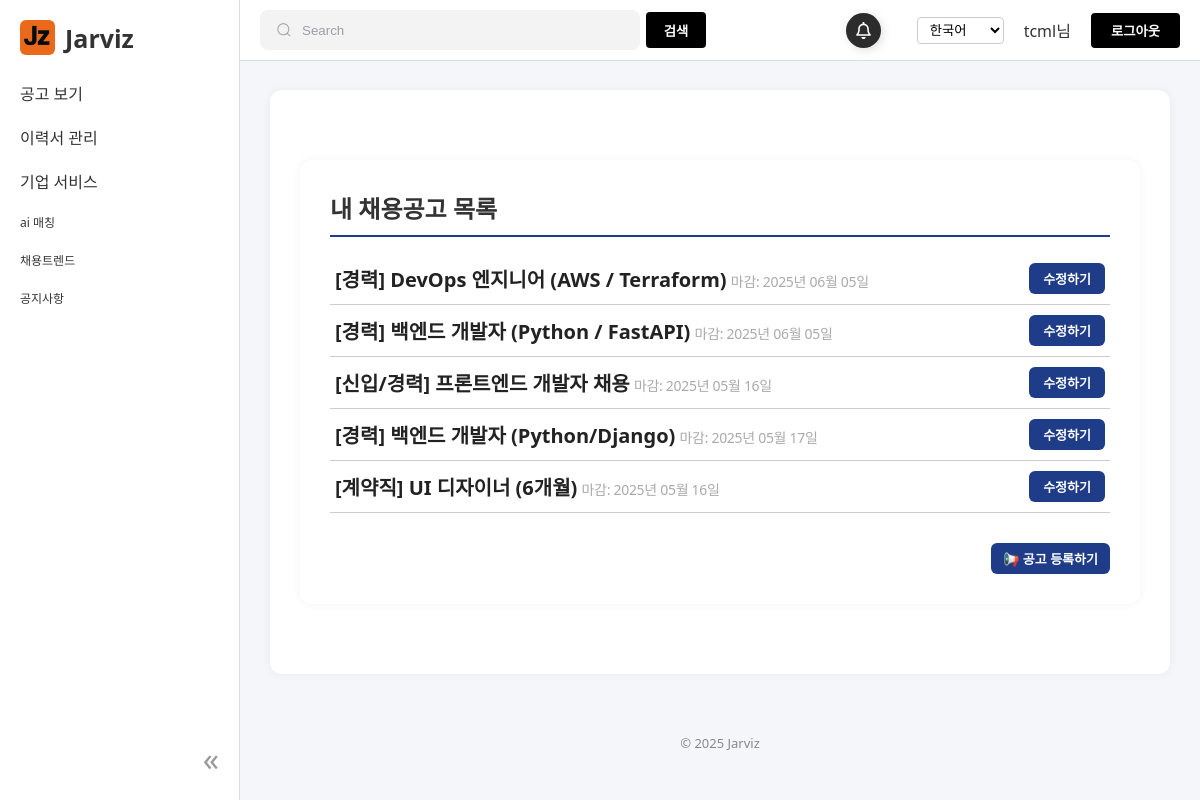
Screenshot of /jobs/list/ (signed in) with the database file from the repository.
### accounts/models.py (models this page shows, shortened)
class UserAccount(AbstractBaseUser, PermissionsMixin):
    username = models.CharField(max_length=30, unique=True)
    email = models.EmailField()
    full_name = models.CharField(max_length=100, blank=True, null=True)
    is_company = models.BooleanField(default=False)
    company_name = models.CharField(max_length=100, blank=True, null=True)
    contact_person = models.CharField(max_length=50, blank=True, null=True)
    phone_number = models.CharField(max_length=20, blank=True, null=True)
    company_website = models.URLField(blank=True, null=True)
    is_active = models.BooleanField(default=True)
    is_staff = models.BooleanField(default=False)
    groups = models.ManyToManyField(
        Group,
        related_name='useraccount_groups',
        blank=True
    )
    user_permissions = models.ManyToManyField(
        Permission,
        related_name='useraccount_permissions',
        blank=True
    )
    objects = UserAccountManager()
    USERNAME_FIELD = 'username'
    REQUIRED_FIELDS = ['email']

### workhub/models.py (models this page shows, shortened)
class JobPost(models.Model):
    employer = models.ForeignKey(
        User,
        on_delete=models.CASCADE,
        limit_choices_to={'is_company': True},
        related_name='workhub_jobposts'
    )
    title = models.CharField(max_length=200)
    description = models.TextField()
    category = models.CharField(max_length=20, choices=CATEGORY_CHOICES)
    salary = models.CharField(max_length=100)
    deadline = models.DateField()
    created_at = models.DateTimeField(auto_now_add=True)
    location = models.CharField(max_length=100, choices=LOCATION_CHOICES, default='seoul')
    experience = models.CharField(max_length=20, choices=EXPERIENCE_CHOICES, default='entry')
    education = models.CharField(max_length=20, choices=EDUCATION_CHOICES, default='bachelor')
    tech_stack = models.ManyToManyField(TechStack, blank=True)
    views = models.PositiveIntegerField(default=0)  # 조회수
    applicants = models.PositiveIntegerField(default=0)  # 지원자 수
    class Meta:
        ordering = ['-created_at']

### workhub/views.py (the view)
# urls.py: path('jobs/list/', JobPostListView.as_view(), name='job_list'),
class JobPostListView(LoginRequiredMixin, UserPassesTestMixin, ListView):
    model = JobPost
    template_name = 'company/job_list.html'
    context_object_name = 'job_posts'
    def get_queryset(self):
        return JobPost.objects.filter(employer=self.request.user).order_by('-created_at')
    def test_func(self):
        return self.request.user.is_authenticated and self.request.user.is_company

### workhub/context_processors.py (called while the page is built)
def latest_job_post(request):
    if request.user.is_authenticated and request.user.is_company:
        latest_job = JobPost.objects.filter(employer=request.user).order_by('-created_at').first()
        return {'latest_job': latest_job}
    return {}

### templates/company/job_list.html (shortened to what this page needs)
{% extends "base.html" %}
{% load static %}
{% block content %}
<link rel="stylesheet" href="{% static 'css/job.css' %}">
<div class="job-container">
  <h2 class="job-title">내 채용공고 목록</h2>
  {% if job_posts %}
    <ul class="job-list">
      {% for job in job_posts %}
        <li class="job-list-item-line">
          <div class="job-list-left">
            <a href="{% url 'workhub:job_detail' job.pk %}" class="job-title-link">{{ job.title }}</a>
            <span class="job-date">마감: {{ job.deadline|date:"Y년 m월 d일" }}</span>
          </div>
          <button class="job-edit-btn" onclick="window.location.href='{% url 'workhub:job_edit' job.pk %}'">수정하기</button>
        </li>
      {% endfor %}
    </ul>
  {% else %}
    <p>등록한 채용공고가 없습니다.</p>
  {% endif %}
  <div class="job-actions" style="margin-top: 30px; text-align: right;">
    <a href="{% url 'workhub:job_create' %}" class="job-detail-btn">📢 공고 등록하기</a>
  </div>
</div>
{% endblock %}

### templates/base.html (shortened to what this page needs)
{% load static %}
<!DOCTYPE html>
<html lang="ko">
<head>
  <link rel="stylesheet" href="{% static 'css/base.css' %}">
</head>
<body class="{% if user.is_authenticated and user.is_staff %}is-employer{% endif %}">
  <div class="sidebar">
    <div class="sidebar-header">
      <div class="sidebar-logo-container">
        <a href="/" class="sidebar-logo">
          <img src="{% static 'images/JZ.png' %}" alt="홈">
          <h2>Jarviz</h2>
        </a>
      </div>
    </div>
    <nav>
      <ul>
        <li class="dropdown">
          <div class="dropdown-toggle">공고 보기</div>
        </li>
        <li class="dropdown">
          <div class="dropdown-toggle">이력서 관리</div>
        </li>
        <li class="dropdown">
          <div class="dropdown-toggle">기업 서비스</div>
        </li>
        <li class="single-item">ai 매칭</li>
        <li class="single-item">채용트렌드</li>
        <li class="single-item">공지사항</li>
      </ul>
    </nav>
    <div class="sidebar-footer">
      <span class="sidebar-toggle" id="sidebarToggle">«</span>
    </div>
  </div>
  <div class="gnb">
    <div class="search-group">
      <input class="input" type="search" placeholder="Search" />
      <button type="submit" class="search-btn">검색</button>
    </div>
    <div class="user-menu">
      <button class="bell-button">
      </button>
      <form id="language-form" action="{% url 'set_language' %}" method="post" style="margin-left: 1rem;">
        <select name="language" onchange="document.getElementById('language-form').submit();" style="padding: 4px 8px; border: 1px solid #ccc; border-radius: 4px; background-color: #fff; color: #000;">
          <option value="ko" {% if LANGUAGE_CODE == 'ko' %}selected{% endif %}>한국어</option>
        </select>
      </form>
      {% if user.is_authenticated %}
        <span>{{ user.username }}님</span>
        <form method="post" action="{% url 'accounts:logout' %}" style="display:inline;">
          <button class="gnb-login-btn" onclick="location.href='{% url 'accounts:logout' %}'">로그아웃</button>
        </form>
      {% else %}
        <button type="button" class="gnb-login-btn" onclick="location.href='{% url 'accounts:login' %}'">로그인</button>
      {% endif %}
    </div>
  </div>
  <main class="main">
    <div class="container">
      {% block content %}{% endblock %}
    </div>
    <footer>
      <p>© 2025 Jarviz</p>
    </footer>
  </main>
</body>
</html>

### static/css/base.css (style rules this page uses)
body { margin: 0; font-family: 'Segoe UI', Tahoma, Geneva, Verdana, sans-serif; background-color: #f5f6fa; color: #333; }
.sidebar { position: fixed; top: 0; left: 0; width: 240px; height: 100vh; background-color: #ffffff; border-right: 1px solid #ddd; padding: 20px; box-sizing: border-box; transition: width 0.3s ease; z-index: 1001; }
.sidebar-logo-container { display: flex; align-items: center; justify-content: space-between; }
.sidebar-logo { display: flex; align-items: center; text-decoration: none; color: inherit; }
.sidebar-logo img { width: 35px; height: 35px; margin-right: 10px; border-radius: 6px; }
.sidebar h2 { font-size: 25px; margin: 0; }
.sidebar-toggle { font-size: 32px; cursor: pointer; color: #999; }
.sidebar ul { list-style: none; padding: 0; }
.sidebar li { padding: 10px 0; cursor: pointer; }
.sidebar li.single-item { font-size: 12px; }
.sidebar-footer { position: absolute; bottom: 20px; right: 20px; }
.gnb { position: fixed; top: 0; left: 240px; right: 0; height: 60px; background-color: #ffffff; border-bottom: 1px solid #ddd; display: flex; align-items: center; justify-content: space-between; padding: 0 20px; transition: left 0.3s ease; z-index: 1000; }
.search-group { display: flex; line-height: 28px; align-items: center; position: relative; max-width: 100%; gap: 6px; }
.input { width: 380px; height: 40px; line-height: 28px; padding: 0 1rem; padding-left: 2.5rem; border: 2px solid transparent; border-radius: 8px; outline: none; background-color: #f3f3f4; color: #0d0c22; transition: 0.3s ease; }
.input::placeholder { color: #9e9ea7; }
.icon { position: absolute; left: 1rem; fill: #9e9ea7; width: 1rem; height: 1rem; }
.search-btn { height: 36px; width: 60px; padding: 0 12px; background-color: black; color: #ffffff; font-weight: bold; border: none; border-radius: 4px; cursor: pointer; transition: background-color 0.3s ease, color 0.3s ease; }
.gnb .user-menu { display: flex; align-items: center; gap: 20px; }
.gnb-login-btn { padding: 8px 20px; background-color: black; color: #ffffff; font-weight: bold; border: none; border-radius: 4px; cursor: pointer; transition: background-color 0.3s ease, color 0.3s ease; }
.main { margin-left: 240px; margin-top: 60px; transition: margin-left 0.3s ease; padding: 30px; }
.container { max-width: 1200px; margin: 0 auto; background: #fff; padding: 30px; border-radius: 12px; box-shadow: 0 0 10px rgba(0,0,0,0.05); }
footer { text-align: center; color: #888; font-size: 13px; margin-top: 60px; }
.bell-button { width: 35px; height: 35px; position: relative; display: flex; align-items: center; justify-content: center; background-color: rgb(44, 44, 44); border-radius: 50%; cursor: pointer; transition-duration: .3s; box-shadow: 2px 2px 10px rgba(0, 0, 0, 0.13); border: none; overflow: visible; }
.bell { width: 17px ; height: 17px ; display: inline-block; }

### static/css/job.css (style rules this page uses)
.job-container { background: white; padding: 30px; border-radius: 12px; box-shadow: 0 0 10px rgba(0,0,0,0.05); max-width: 1100px; margin: 40px auto; }
.job-title { font-size: 24px; margin-bottom: 20px; border-bottom: 2px solid #1F3C88; padding-bottom: 10px; }
.job-list { list-style: none; padding: 0; }
.job-list-item-line { display: flex; justify-content: space-between; align-items: center; padding: 10px 5px; border-bottom: 1px solid #ccc; gap: 5; }
.job-title-link { font-size: 20px; font-weight: bold; color: #222; text-decoration: none; }
.job-edit-btn { display: inline-block; padding: 6px 14px; background-color: #1F3C88; color: white; font-size: 13px; font-weight: bold; border: none; border-radius: 6px; cursor: pointer; text-decoration: none; transition: background-color 0.3s ease; }
.job-date { font-size: 14px; color: #aaa; margin-top: 4px; letter-spacing: -0.3px; }
.job-detail-btn { display: inline-block; padding: 6px 12px; background-color: #1F3C88; color: white; font-size: 13px; font-weight: bold; border: none; border-radius: 6px; cursor: pointer; text-decoration: none; transition: background-color 0.3s ease; }
.job-title { flex-grow: 1; margin: 0; font-size: 24px; font-weight: bold; }

### rows the page displays
UserAccount: username "tcml"
JobPost: title "[경력] DevOps 엔지니어 (AWS / Terraform)", deadline "2025년 06월 05일"
JobPost: title "[경력] 백엔드 개발자 (Python / FastAPI)", deadline "2025년 06월 05일"
JobPost: title "[신입/경력] 프론트엔드 개발자 채용", deadline "2025년 05월 16일"
JobPost: title "[경력] 백엔드 개발자 (Python/Django)", deadline "2025년 05월 17일"
JobPost: title "[계약직] UI 디자이너 (6개월)", deadline "2025년 05월 16일"
